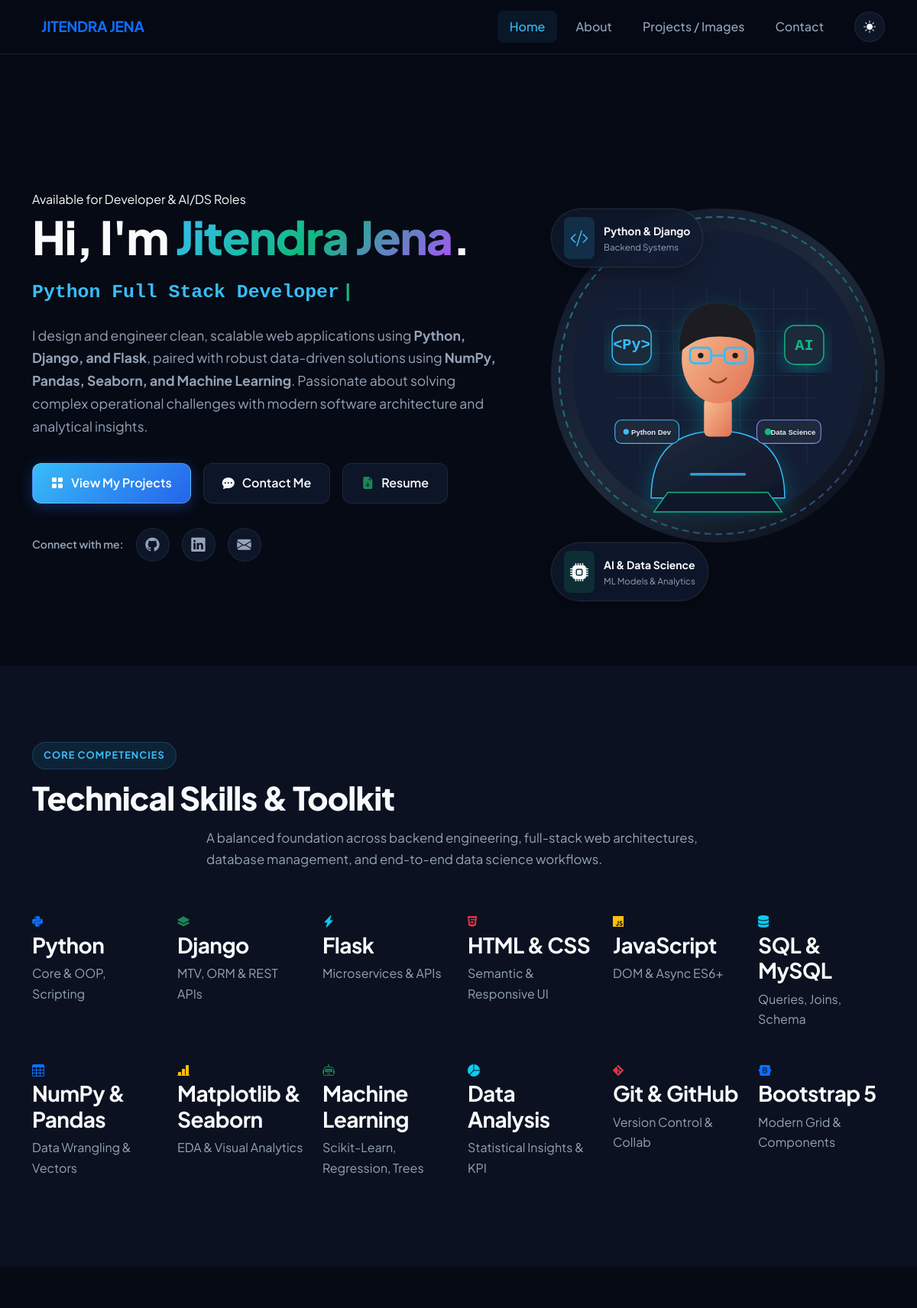
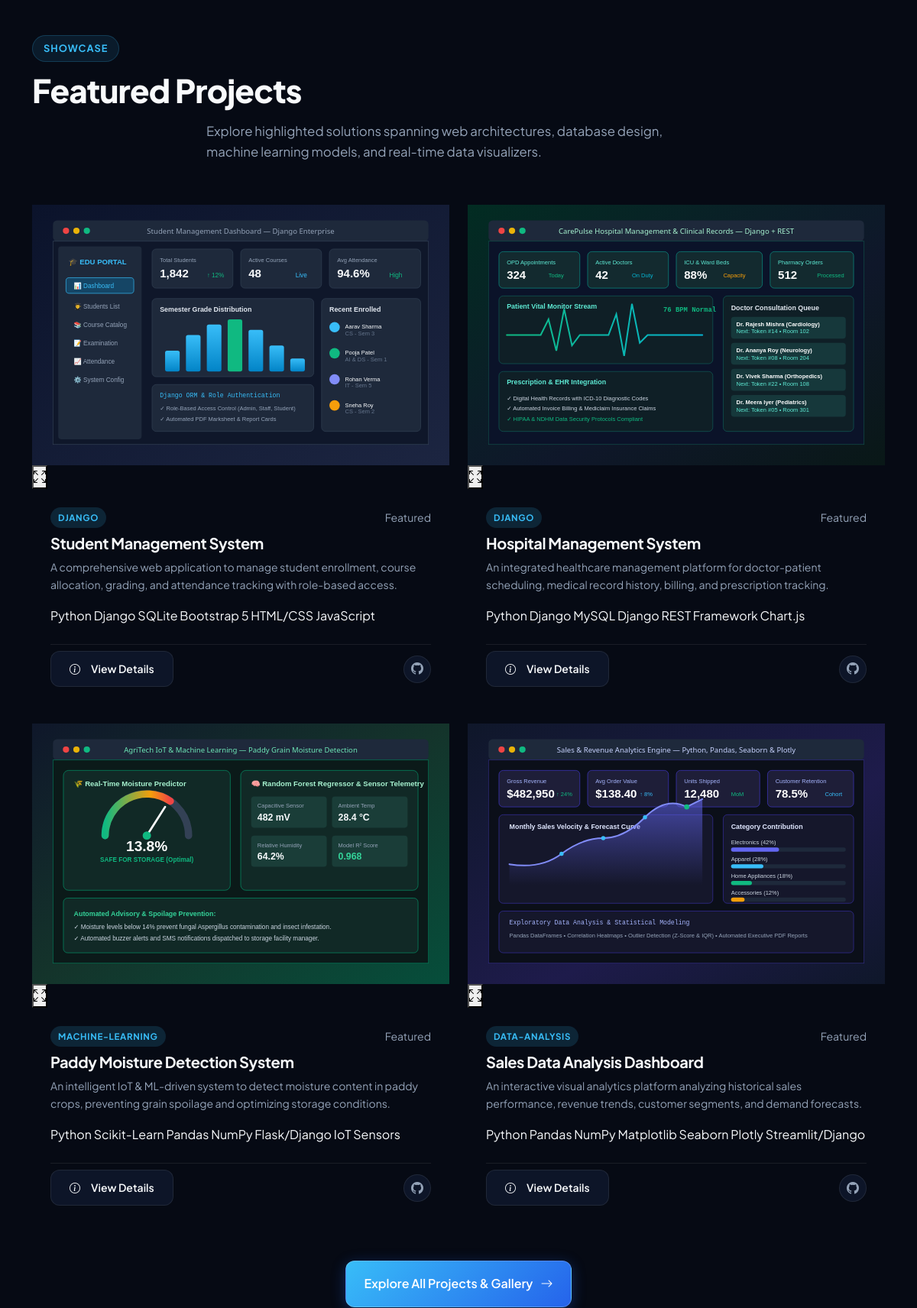
The page / (upper part) on the database its author committed (2 pictures, top to bottom).
### main/models.py (models this page shows, shortened)
class Project(models.Model):
    CATEGORY_CHOICES = [
        ('all', 'All'),
        ('python', 'Python'),
        ('django', 'Django'),
        ('data-analysis', 'Data Analysis'),
        ('machine-learning', 'Machine Learning'),
    ]
    title = models.CharField(max_length=200)
    slug = models.SlugField(max_length=220, unique=True, blank=True)
    category = models.CharField(max_length=50, choices=CATEGORY_CHOICES, default='python')
    short_description = models.CharField(max_length=300)
    description = models.TextField(blank=True)
    image = models.ImageField(upload_to='projects/', blank=True, null=True)
    image_static = models.CharField(
        max_length=255,
        blank=True,
        default='images/projects/default.jpg',
        help_text="Path relative to static/ (e.g. images/projects/student_mgmt.svg)"
    )
    technologies = models.CharField(
        max_length=250,
        help_text="Comma-separated list, e.g. Python, Django, SQLite, Bootstrap"
    )
    github_url = models.URLField(blank=True, default='')
    demo_url = models.URLField(blank=True, default='')
    is_featured = models.BooleanField(default=True)
    order = models.PositiveIntegerField(default=0)
    created_at = models.DateTimeField(auto_now_add=True)
    class Meta:
        ordering = ['order', '-created_at']
        verbose_name = 'Project'
        verbose_name_plural = 'Projects'
    def tech_list(self):
        if self.technologies:
            return [tech.strip() for tech in self.technologies.split(',') if tech.strip()]
        return []

### main/views.py (the view)
# urls.py: path('', views.home, name='home'),
def home(request):
    projects = get_all_projects()
    featured_projects = [p for p in projects if getattr(p, 'is_featured', True)][:4]
    return render(request, 'home.html', {
        'featured_projects': featured_projects,
        'active_page': 'home'
    })

### main/views.py (called while the page is built, shortened)
def get_all_projects():
    db_projects = list(Project.objects.all())
    if db_projects:
        return db_projects
    class MockProject:
        def __init__(self, **kwargs):
            for k, v in kwargs.items():
                setattr(self, k, v)
    return [MockProject(**item) for item in DEFAULT_PROJECTS]

### templates/home.html (shortened to what this page needs)
{% extends 'base.html' %}
{% load static %}
{% block content %}
<section class="hero-section">
  <div class="container position-relative" style="z-index: 1;">
    <div class="row align-items-center g-5">
      <div class="col-lg-7 text-center text-lg-start">
        <div class="hero-tag">
           Available for Developer & AI/DS Roles
        </div>
        <h1 class="hero-title">
          Hi, I'm <span class="text-gradient">Jitendra Jena</span>.
        </h1>
        <div class="hero-subtitle">
          <span id="typewriterText">Python Developer</span><span class="cursor-blink">|</span>
        </div>
        <p class="hero-description">
          I design and engineer clean, scalable web applications using <strong>Python, Django, and Flask</strong>, paired with robust data-driven solutions using <strong>NumPy, Pandas, Seaborn, and Machine Learning</strong>. Passionate about solving complex operational challenges with modern software architecture and analytical insights.
        </p>
        <div class="d-flex flex-wrap justify-content-center justify-content-lg-start gap-3 mb-4">
          <a href="{% url 'projects' %}" class="btn-primary-custom">
            <i class="bi bi-grid-fill"></i> View My Projects
          </a>
          <a href="{% url 'contact' %}" class="btn-outline-custom">
            <i class="bi bi-chat-dots-fill"></i> Contact Me
          </a>
          <a href="{% static 'docs/Jitendra_Jena_Resume.pdf' %}" download class="btn-outline-custom" title="Download Jitendra's Resume">
            <i class="bi bi-file-earmark-arrow-down-fill text-success"></i> Resume
          </a>
        </div>
        <div class="d-flex align-items-center justify-content-center justify-content-lg-start gap-3 pt-2">
          <span class="small text-muted-custom fw-semibold">Connect with me:</span>
          <a href="https://github.com/jitendrajena" target="_blank" rel="noopener noreferrer" class="social-icon-btn" aria-label="GitHub">
            <i class="bi bi-github"></i>
          </a>
          <a href="https://linkedin.com/in/jitendra-jena" target="_blank" rel="noopener noreferrer" class="social-icon-btn" aria-label="LinkedIn">
            <i class="bi bi-linkedin"></i>
          </a>
          <a href="mailto:jitendra.jena@example.com" class="social-icon-btn" aria-label="Email">
            <i class="bi bi-envelope-fill"></i>
          </a>
        </div>
      </div>
      <div class="col-lg-5">
        <div class="profile-img-container">
          <div class="floating-pill floating-pill-1">
            <div class="p-2 rounded-3" style="background: rgba(56, 189, 248, 0.15); color: var(--accent-blue);">
              <i class="bi bi-code-slash fs-4"></i>
            </div>
            <div>
              <div class="fw-bold small text-light">Python &amp; Django</div>
              <div class="text-muted-custom" style="font-size: 0.72rem;">Backend Systems</div>
            </div>
          </div>
          <div class="profile-img-wrapper">
            <img src="{% static 'images/profile-avatar.svg' %}" alt="Jitendra Jena — Python Developer & AI Enthusiast" class="img-fluid">
          </div>
          <div class="floating-pill floating-pill-2">
            <div class="p-2 rounded-3" style="background: rgba(16, 185, 129, 0.15); color: var(--accent-green);">
              <i class="bi bi-cpu-fill fs-4"></i>
            </div>
            <div>
              <div class="fw-bold small text-light">AI &amp; Data Science</div>
              <div class="text-muted-custom" style="font-size: 0.72rem;">ML Models &amp; Analytics</div>
            </div>
          </div>
        </div>
      </div>
    </div>
  </div>
</section>
<section class="section-padding" id="skillsSection" style="background-color: var(--bg-secondary);">
  <div class="container">
    <div class="section-header">
      <span class="section-tag">Core Competencies</span>
      <h2 class="section-title">Technical Skills &amp; Toolkit</h2>
      <p class="section-subtitle">
        A balanced foundation across backend engineering, full-stack web architectures, database management, and end-to-end data science workflows.
      </p>
    </div>
    <div class="row g-4">
      <div class="col-xl-2 col-lg-3 col-md-4 col-sm-6">
        <div class="skill-card">
          <div class="skill-icon-wrapper text-primary">
            <i class="fa-brands fa-python"></i>
          </div>
          <h3 class="skill-name">Python</h3>
          <p class="skill-category">Core &amp; OOP, Scripting</p>
        </div>
      </div>
      <div class="col-xl-2 col-lg-3 col-md-4 col-sm-6">
        <div class="skill-card">
          <div class="skill-icon-wrapper text-success">
            <i class="bi bi-layers-fill"></i>
          </div>
          <h3 class="skill-name">Django</h3>
          <p class="skill-category">MTV, ORM &amp; REST APIs</p>
        </div>
      </div>
      <div class="col-xl-2 col-lg-3 col-md-4 col-sm-6">
        <div class="skill-card">
          <div class="skill-icon-wrapper text-info">
            <i class="bi bi-lightning-charge-fill"></i>
          </div>
          <h3 class="skill-name">Flask</h3>
          <p class="skill-category">Microservices &amp; APIs</p>
        </div>
      </div>
      <div class="col-xl-2 col-lg-3 col-md-4 col-sm-6">
        <div class="skill-card">
          <div class="skill-icon-wrapper text-danger">
            <i class="fa-brands fa-html5"></i>
          </div>
          <h3 class="skill-name">HTML &amp; CSS</h3>
          <p class="skill-category">Semantic &amp; Responsive UI</p>
        </div>
      </div>
      <div class="col-xl-2 col-lg-3 col-md-4 col-sm-6">
        <div class="skill-card">
          <div class="skill-icon-wrapper text-warning">
            <i class="fa-brands fa-js"></i>
          </div>
          <h3 class="skill-name">JavaScript</h3>
          <p class="skill-category">DOM &amp; Async ES6+</p>
        </div>
      </div>
      <div class="col-xl-2 col-lg-3 col-md-4 col-sm-6">
        <div class="skill-card">
          <div class="skill-icon-wrapper text-info">
            <i class="fa-solid fa-database"></i>
          </div>
          <h3 class="skill-name">SQL &amp; MySQL</h3>
          <p class="skill-category">Queries, Joins, Schema</p>
        </div>
      </div>
      <div class="col-xl-2 col-lg-3 col-md-4 col-sm-6">
        <div class="skill-card">
          <div class="skill-icon-wrapper text-primary">
            <i class="bi bi-table"></i>
          </div>
          <h3 class="skill-name">NumPy &amp; Pandas</h3>
          <p class="skill-category">Data Wrangling &amp; Vectors</p>
        </div>
      </div>
      <div class="col-xl-2 col-lg-3 col-md-4 col-sm-6">
        <div class="skill-card">
          <div class="skill-icon-wrapper text-warning">
            <i class="bi bi-bar-chart-line-fill"></i>
          </div>
          <h3 class="skill-name">Matplotlib &amp; Seaborn</h3>
          <p class="skill-category">EDA &amp; Visual Analytics</p>
        </div>
      </div>
      <div class="col-xl-2 col-lg-3 col-md-4 col-sm-6">
        <div class="skill-card">
          <div class="skill-icon-wrapper text-success">
            <i class="bi bi-robot"></i>
          </div>
          <h3 class="skill-name">Machine Learning</h3>
          <p class="skill-category">Scikit-Learn, Regression, Trees</p>
        </div>
      </div>
      <div class="col-xl-2 col-lg-3 col-md-4 col-sm-6">
        <div class="skill-card">
          <div class="skill-icon-wrapper text-info">
            <i class="bi bi-pie-chart-fill"></i>
          </div>
          <h3 class="skill-name">Data Analysis</h3>
          <p class="skill-category">Statistical Insights &amp; KPI</p>
        </div>
      </div>
      <div class="col-xl-2 col-lg-3 col-md-4 col-sm-6">
        <div class="skill-card">
          <div class="skill-icon-wrapper text-light">
            <i class="fa-brands fa-git-alt text-danger"></i>
          </div>
          <h3 class="skill-name">Git &amp; GitHub</h3>
          <p class="skill-category">Version Control &amp; Collab</p>
        </div>
      </div>
      <div class="col-xl-2 col-lg-3 col-md-4 col-sm-6">
        <div class="skill-card">
          <div class="skill-icon-wrapper text-primary">
            <i class="fa-brands fa-bootstrap"></i>
          </div>
          <h3 class="skill-name">Bootstrap 5</h3>
          <p class="skill-category">Modern Grid &amp; Components</p>
        </div>
      </div>
    </div>
  </div>
</section>
<section class="section-padding" id="featuredProjects">
  <div class="container">
    <div class="section-header">
      <span class="section-tag">Showcase</span>
      <h2 class="section-title">Featured Projects</h2>
      <p class="section-subtitle">
        Explore highlighted solutions spanning web architectures, database design, machine learning models, and real-time data visualizers.
      </p>
    </div>
    <div class="row g-4">
      {% for proj in featured_projects %}
      <div class="col-lg-6">
        <div class="portfolio-card">
          <div class="project-card-image">
            <img src="{% if proj.image %}{{ proj.image.url }}{% else %}{% static proj.image_static %}{% endif %}" alt="{{ proj.title }}">
            <div class="project-card-overlay">
              <button type="button" class="overlay-btn open-lightbox-trigger"
                      data-img="{% if proj.image %}{{ proj.image.url }}{% else %}{% static proj.image_static %}{% endif %}"
                      data-title="{{ proj.title }}"
                      data-desc="{{ proj.description|default:proj.short_description }}"
                      data-tech="{{ proj.technologies }}"
                      data-github="{{ proj.github_url }}"
                      data-demo="{{ proj.demo_url }}"
                      title="Enlarge Image &amp; Details"
                      aria-label="Enlarge Image">
                <i class="bi bi-arrows-fullscreen"></i>
              </button>
            </div>
          </div>
          <div class="p-4 d-flex flex-column flex-grow-1">
            <div class="d-flex justify-content-between align-items-center mb-2">
              <span class="project-badge text-uppercase">{{ proj.category }}</span>
              <span class="small text-muted-custom">Featured</span>
            </div>
            <h3 class="h5 fw-bold mb-2">{{ proj.title }}</h3>
            <p class="text-muted-custom small mb-3 flex-grow-1">
              {{ proj.short_description }}
            </p>
            <div class="mb-4">
              {% for tech in proj.tech_list %}
              <span class="tech-tag">{{ tech }}</span>
              {% endfor %}
            </div>
            <div class="d-flex justify-content-between align-items-center pt-2 border-top" style="border-color: var(--border-color) !important;">
              <button type="button" class="btn btn-sm btn-outline-custom open-lightbox-trigger"
                      data-img="{% if proj.image %}{{ proj.image.url }}{% else %}{% static proj.image_static %}{% endif %}"
                      data-title="{{ proj.title }}"
                      data-desc="{{ proj.description|default:proj.short_description }}"
                      data-tech="{{ proj.technologies }}"
                      data-github="{{ proj.github_url }}"
                      data-demo="{{ proj.demo_url }}">
                <i class="bi bi-info-circle me-1"></i> View Details
              </button>
              <div class="d-flex gap-2">
                {% if proj.github_url and proj.github_url != '#' %}
                <a href="{{ proj.github_url }}" target="_blank" rel="noopener noreferrer" class="social-icon-btn" style="width: 36px; height: 36px; font-size: 1rem;" title="View GitHub Code" aria-label="GitHub Code">
                  <i class="bi bi-github"></i>
                </a>
                {% endif %}
              </div>
            </div>
          </div>
        </div>
      </div>
      {% endfor %}
    </div>
    <div class="text-center mt-5">
      <a href="{% url 'projects' %}" class="btn-primary-custom px-4 py-3">
        <span>Explore All Projects &amp; Gallery</span>
        <i class="bi bi-arrow-right"></i>
      </a>
    </div>
  </div>
</section>
{% endblock %}

### rows shown on the page
Project: image_static (picture), category "DJANGO", title "Student Management System", short_description "A comprehensive web application to manage student enrollment, course allocation, grading, and attendance tracking with role-based access.", tech_list "Python" "Django" "SQLite" "Bootstrap 5" "HTML/CSS" "JavaScript"
Project: image_static (picture), category "DJANGO", title "Hospital Management System", short_description "An integrated healthcare management platform for doctor-patient scheduling, medical record history, billing, and prescription tracking.", tech_list "Python" "Django" "MySQL" "Django REST Framework" "Chart.js"
Project: image_static (picture), category "MACHINE-LEARNING", title "Paddy Moisture Detection System", short_description "An intelligent IoT & ML-driven system to detect moisture content in paddy crops, preventing grain spoilage and optimizing storage conditions.", tech_list "Python" "Scikit-Learn" "Pandas" "NumPy" "Flask/Django" "IoT Sensors"
Project: image_static (picture), category "DATA-ANALYSIS", title "Sales Data Analysis Dashboard", short_description "An interactive visual analytics platform analyzing historical sales performance, revenue trends, customer segments, and demand forecasts.", tech_list "Python" "Pandas" "NumPy" "Matplotlib" "Seaborn" "Plotly" "Streamlit/Django"
